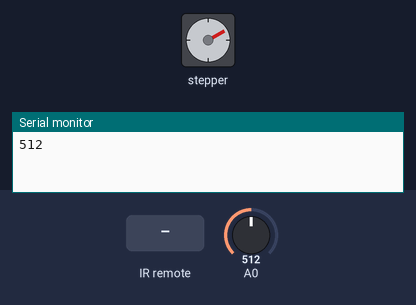
The sketch below on a simulated Arduino Uno, built with avr-gcc and run on an emulated ATmega328P. Shown: stepper motor, the last lines printed to the serial monitor. The test bench sets the inputs (shaded band); at power-on: A0 = 512. Stepper angles assume 2048 steps per turn.

Above: at 5.3 s.
5.4 s: infrared code 0xFFA857 received
At 5.69 s:
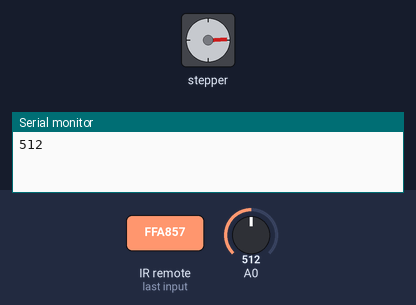
10.0 s: A0 set to 215
14.8 s: A0 set to 182
At 18.2 s:
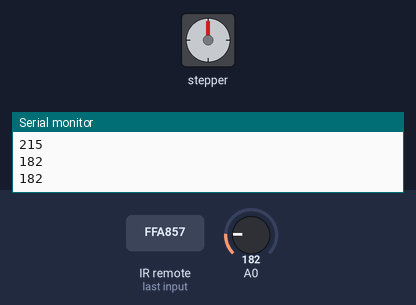
19.3 s: infrared code 0xFFE01F received
At 19.63 s:
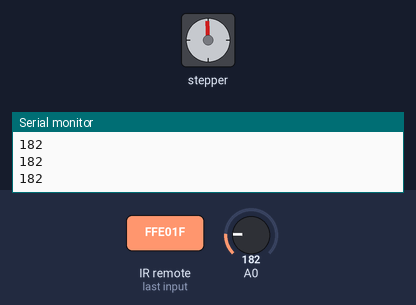
Timing chart, 0 to 25.3 s (numbered marks = the images above; inputs shaded):
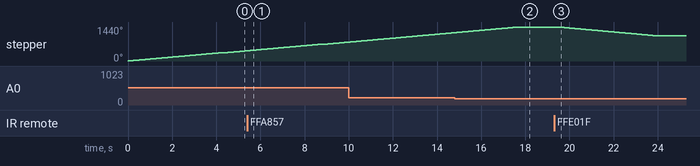

Measured:
- the behaviour switches between 200 and 199 on A0 (found by bisection; images 1 and 2)
- after the input at 14.8 s, stepper: goes on until 17.7 s, then stays 1440°
- after the input at 19.3 s, stepper: turns 360° counter-clockwise in 4.3 s, starting after 0.19 s
- by itself, stepper: keeps turning clockwise at about 80°/s

The sketch:

curtain.ino
```cpp
#include <IRremote.h> //IR 리모컨 라이브러리.
#include <Stepper.h>

const int stepsPerRevolution = 2048;

Stepper myStepper(stepsPerRevolution, 3, 4, 5, 6);

IRrecv irrecv(2); // IR리모컨을 사용하기 위해 7번핀 사용 선언
decode_results results; //IR리모컨으로부터 받은 신홋값

void setup()
{
    Serial.begin(9600); //시리얼 모니터 사용
    irrecv.enableIRIn(); // 리모컨 수신 사용
    myStepper.setSpeed(14);
}
void loop() {
    if (irrecv.decode(&results)==true) // 리모컨으로부터 받은 신호가 있으면
    {
      if(results.value == 0xFFA857)
      {
        myStepper.step(stepsPerRevolution);
      }
      else if(results.value == 0xFFE01F)
      {
        myStepper.step(-stepsPerRevolution);
      }
        Serial.println(results.value,HEX); //받은 신호를 시리얼 모니터에 입력
        irrecv.resume(); // 다음 신호 수신
    }
    int sensorValue = analogRead(A0);
    if(sensorValue >= 200)
    {
      myStepper.step(stepsPerRevolution);
    }
    Serial.println(sensorValue);
    delay(200);
}
```
